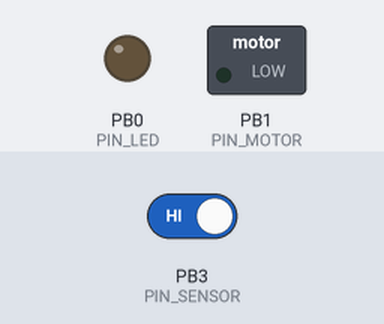
This sketch was run on a simulated ATtiny85, built with avr-gcc and run on an emulated ATtiny85. Shown: switched loads named in the sketch (green lamp = pin HIGH), output pins drawn as LEDs (lit = HIGH). The test bench sets the inputs (shaded band); at power-on: PB3 (PIN_SENSOR) HIGH.

Above: at 1.2 s.
1.3 s: PB3 (PIN_SENSOR) driven LOW
At 2.6 s:
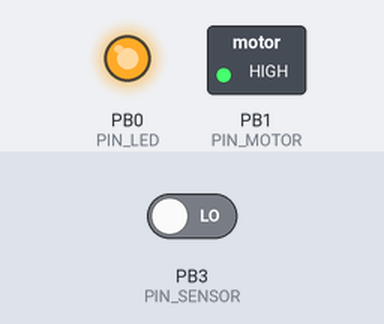
At 11.42 s:
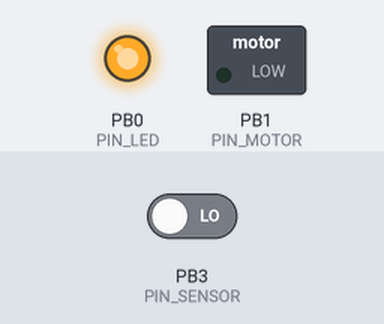
Timing chart, 0 to 13.3 s (numbered marks = the images above; inputs shaded):
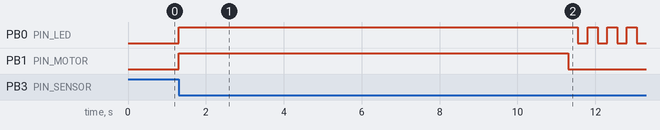

Measured:
- after the input at 1.3 s, PB1 (PIN_MOTOR): LOW → HIGH at once, → LOW 10.0 s later
- by itself, PB0 (PIN_LED): repeats every 0.50 s: LOW 0.25 s, HIGH 0.25 s

The sketch:

electron.ino
```cpp
/*
 * atTiny85
 *
 *      .-u-.
 *      |1|8| Vcc
 * PIN3 |2|7|
 *      |3|6| PIN1
 *  GND |4|5| PIN0
 *      '---'
 */

#define PIN_SENSOR 3    /* PIN3 */
#define PIN_MOTOR 1     /* PIN1 */
#define PIN_LED 0       /* PIN0 */

/* Duration (in milliseconds) during which the motor must be turned on */
#define MOTOR_ACTIVATION_TIME_MS 10000 /* 10 s */


static inline boolean
detects_magnetic_field(void)
{
  return digitalRead(PIN_SENSOR) == 0;
}

static inline void
led_toggle(void)
{
  static boolean is_on = false;
  digitalWrite(PIN_LED, (is_on) ? HIGH : LOW);
  is_on = ! is_on;
}

void setup(void)
{
  /* We read the input data from the sensor on PIN_SENSOR */
  pinMode(PIN_SENSOR, INPUT_PULLUP);

  /* We will turn on the motor by setting PIN_MOTOR to high. So at setup, we
   * must ensure a LOW signal */
  pinMode(PIN_MOTOR, OUTPUT);
  digitalWrite(PIN_MOTOR, LOW);

  /* Configure the debug LED as being OFF at startup */
  pinMode(PIN_LED, OUTPUT);
  digitalWrite(PIN_LED, LOW);
}

void loop(void)
{
  /* Before doing our job, we will blink slowly (change LED stage each second) */
  static unsigned int led_delay_count = 0u;
  static unsigned int led_trigger_count = 1000u;

  static boolean electron_is_triggered = false;
  if (detects_magnetic_field() && (! electron_is_triggered))
  {
    electron_is_triggered = true;

    /* Stay HIGH until we are done */
    digitalWrite(PIN_LED, HIGH);

    /* Turn on the motor for a given amount of time, then turn it off */
    digitalWrite(PIN_MOTOR, HIGH);
    delay(MOTOR_ACTIVATION_TIME_MS);
    digitalWrite(PIN_MOTOR, LOW);

    /* We have done our job: blink much faster */
    led_trigger_count = 250u;
  }

  /* Control how the LED is going to be toggled */
  if (led_delay_count >= led_trigger_count)
  {
    led_toggle();
    led_delay_count = 0u;
  }

  /* IDLE - sleep for 10ms */
  led_delay_count += 10u;
  delay(10);
}
```
